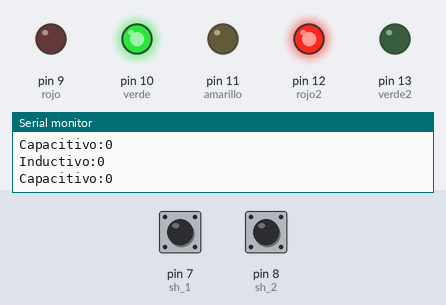
This sketch was run on a simulated Arduino Uno, built with avr-gcc and run on an emulated ATmega328P. Shown: output pins drawn as LEDs (lit = HIGH), the last lines printed to the serial monitor. Inputs (shaded band) come from the test bench; at power-on: pin 7 (sh_1) LOW, pin 8 (sh_2) LOW.

Above: at 1.2 s.
1.3 s: pin 7 (sh_1) pulsed HIGH 5 times (0.12 s each, 0.3 s apart)
At 3.3 s:
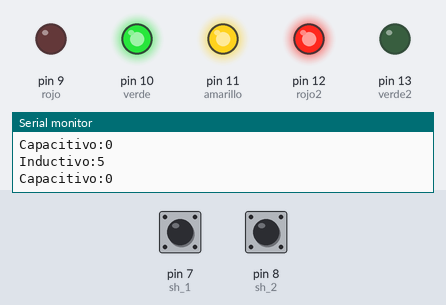
At 4.0 s:
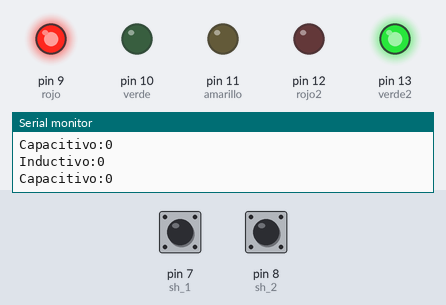
5.2 s: pin 8 (sh_2) pulsed HIGH 5 times (0.12 s each, 0.3 s apart)
At 7.4 s:
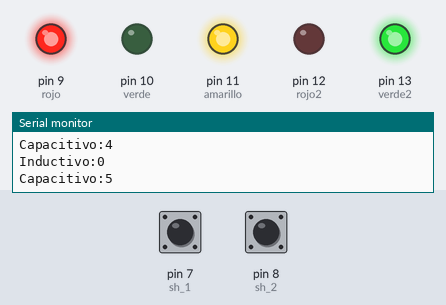
Timing chart, 0 to 9.1 s (numbered marks = the images above; inputs shaded):
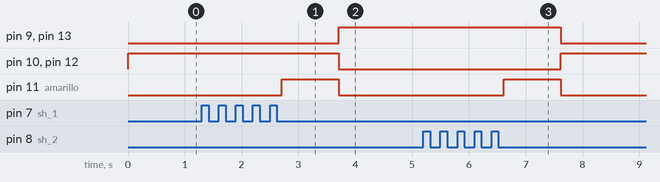

The sketch:

ensayo_2.ino
```cpp
#include <LiquidCrystal.h>
#define sh_2 8
#define sh_1 7
#define rojo 9
#define verde 10
#define amarillo 11
#define rojo2 12
#define verde2 13
int b = 0;
int b2 = 0;
// Definir una variable para contar las pulsaciones del botón
int buttonCount = 0;
// Definir una variable para almacenar el estado anterior del botón
int lastButtonState = LOW;

// Definir una variable para contar las pulsaciones del botón
int buttonCount2 = 0;
// Definir una variable para almacenar el estado anterior del botón
int lastButtonState2 = LOW;

//LiquidCrystal lcd(7,6,5,4,3,2);  //(rs,e,d4,d5,d6,d7)

void setup() {
  // put your setup code here, to run once:
//  lcd.begin(16, 2);
  Serial.begin(9600);//iniciailzamos la comunicación
  pinMode(sh_2, INPUT);
  pinMode(sh_1, INPUT);
  pinMode(rojo, OUTPUT);
  pinMode(verde,OUTPUT);
  pinMode(rojo2, OUTPUT);
  pinMode(verde2,OUTPUT);
  pinMode(amarillo,OUTPUT);
  //Condiciones niciales
  digitalWrite(verde,HIGH);
  digitalWrite(rojo,LOW);
  digitalWrite(amarillo,LOW);
  digitalWrite(verde2,LOW);
  digitalWrite(rojo2,HIGH);

}

void loop() {
  // put your main code here, to run repeatedly:
 int coco = contador (sh_1);
 int chanel = contador2 (sh_2);
 Serial.print("\nInductivo:");
 Serial.println(coco);
 Serial.print("Capacitivo:");
 Serial.println(chanel);
 delay(100);
 //lcd.setCursor(0,0);
 //lcd.print("semaforo 1");
 //lcd.setCursor(0,1);
 //lcd.print(coco);

 if (coco == 5){
  digitalWrite(amarillo,HIGH);
  delay(1000);
  digitalWrite(rojo,HIGH);
  digitalWrite(amarillo,LOW);
  digitalWrite(verde,LOW);
  digitalWrite(rojo2,LOW);
  digitalWrite(verde2,HIGH);
  b=1;
  }
if (b==1){
  buttonCount=0;
  digitalWrite(rojo,HIGH);
  digitalWrite(amarillo,LOW);
  digitalWrite(verde,LOW);
  digitalWrite(rojo2,LOW);
  digitalWrite(verde2,HIGH);
  b=0;
  }
if (chanel == 5){
  digitalWrite(amarillo,HIGH);
  delay(1000);
  digitalWrite(rojo,LOW);
  digitalWrite(amarillo,LOW);
  digitalWrite(verde,HIGH);
  digitalWrite(rojo2,HIGH);
  digitalWrite(verde2,LOW);
  b2=1;
  }
if (b2==1){
  buttonCount2=0;
  digitalWrite(rojo,LOW);
  digitalWrite(amarillo,LOW);
  digitalWrite(verde,HIGH);
  digitalWrite(rojo2,HIGH);
  digitalWrite(verde2,LOW);
  b2=0;
  }
}
// Funciones Para los dos pulsadores
int contador (int buttonPin){


   // Leer el estado actual del botón
  int buttonState = digitalRead(buttonPin);

  // Comprobar si el botón ha sido pulsado
  if (buttonState != lastButtonState) {
    if (buttonState == HIGH) {
      // Aumentar el contador de pulsaciones del botón
      buttonCount++;
      delay(100);
    }

    // Actualizar el estado anterior del botón
    lastButtonState = buttonState;

  }

  return (buttonCount);


  }
int contador2 (int buttonPin){


   // Leer el estado actual del botón
  int buttonState2 = digitalRead(buttonPin);

  // Comprobar si el botón ha sido pulsado
  if (buttonState2 != lastButtonState2) {
    if (buttonState2 == HIGH) {
      // Aumentar el contador de pulsaciones del botón
      buttonCount2++;
      delay(100);
    }

    // Actualizar el estado anterior del botón
    lastButtonState2 = buttonState2;

  }

  return (buttonCount2);


  }
```

Measured:
- after the input at 1.3 s, pin 9 (rojo), pin 13 (verde2): LOW → HIGH after 2.4 s; pin 10 (verde), pin 12 (rojo2): HIGH → LOW after 2.4 s; pin 11 (amarillo): LOW → HIGH after 1.4 s, → LOW 1.0 s later
- after the input at 5.2 s, pin 9 (rojo), pin 13 (verde2): HIGH → LOW after 2.4 s; pin 10 (verde), pin 12 (rojo2): LOW → HIGH after 2.4 s; pin 11 (amarillo): LOW → HIGH after 1.4 s, → LOW 1.0 s later
